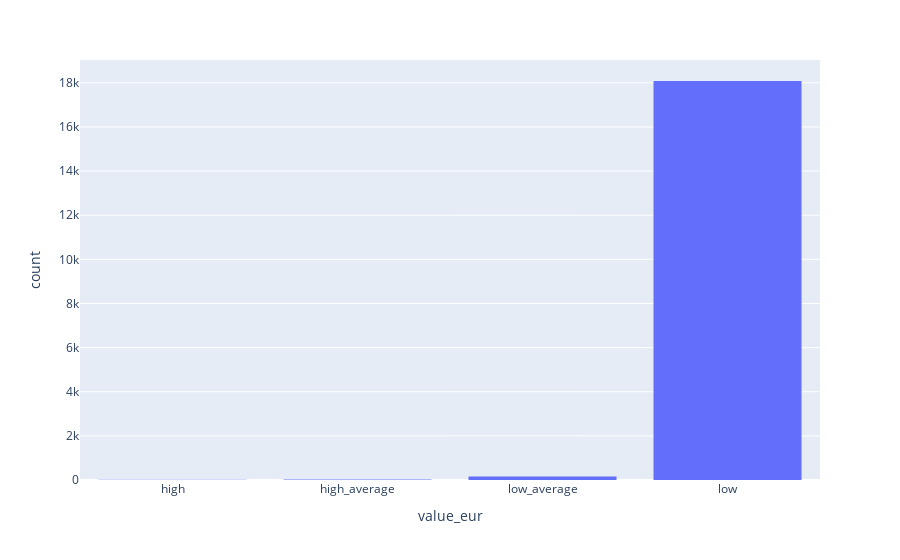

Write notebook code for a chart like this one.
### Code cell
# Add code to create a histogram
import plotly.express as px

fig = px.histogram(players, x="value_eur")
fig.show()

### Figure 1 — Plotly figure (JSON) as saved in the notebook; plotly's stock layout.template omitted (floating-point values rounded to 4 significant figures; data arrays with more than 128 entries replaced by an {"elided": "..."} marker saying what was removed)
{"data": [{"alignmentgroup": "True", "bingroup": "x", "hovertemplate": "value_eur=%{x}<br>count=%{y}<extra></extra>", "legendgroup": "", "marker": {"color": "#636efa", "pattern": {"shape": ""}}, "name": "", "offsetgroup": "", "orientation": "v", "showlegend": false, "type": "histogram", "x": {"elided": "18278 str values"}, "xaxis": "x", "yaxis": "y"}], "layout": {"barmode": "relative", "legend": {"tracegroupgap": 0}, "margin": {"t": 60}, "xaxis": {"anchor": "y", "domain": [0, 1], "title": {"text": "value_eur"}}, "yaxis": {"anchor": "x", "domain": [0, 1], "title": {"text": "count"}}}}
